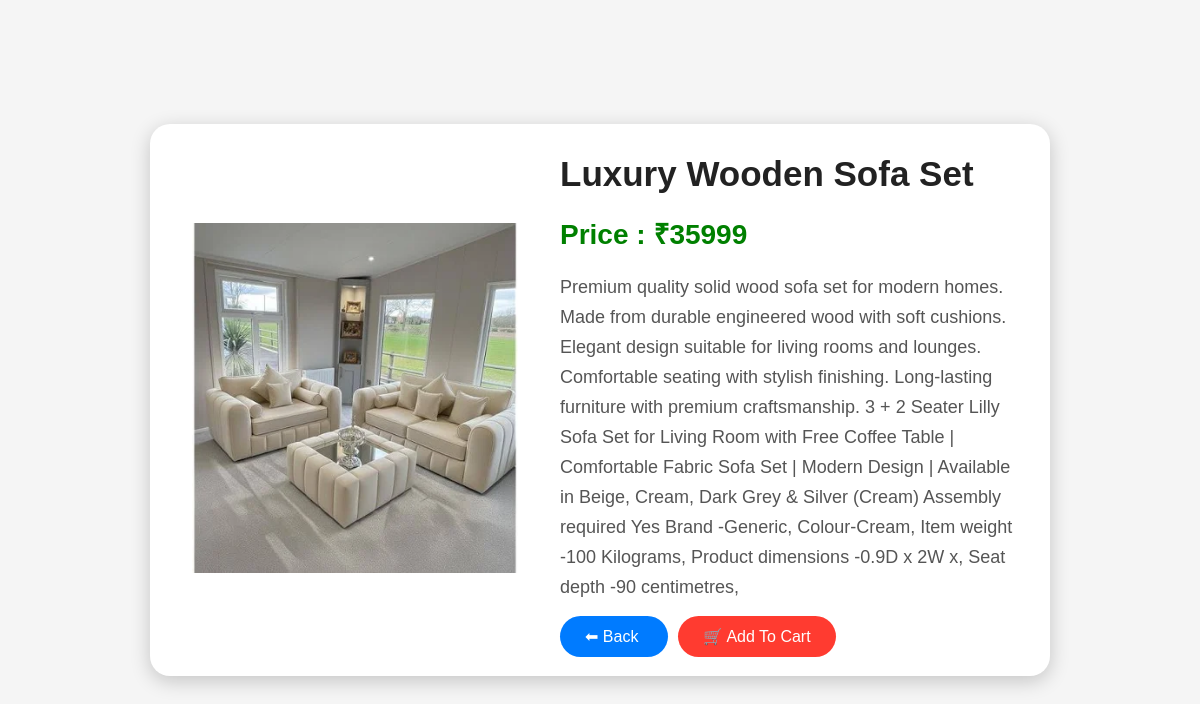
The page /product/9/ on the database its author committed.
### store/models.py (models this page shows, shortened)
class Product(models.Model):
    name = models.CharField(
        max_length=100
    )
    price = models.IntegerField()
    description = models.TextField()
    image = models.ImageField(
        upload_to='products/'
    )
    category = models.CharField(
        max_length=50,
        default="Furniture"
    )
    material = models.CharField(
        max_length=100,
        default="Wood"
    )
    dimensions = models.CharField(
        max_length=100,
        default="Standard Size"
    )

### store/views.py (the view)
# urls.py: path('product/<int:id>/', views.product_detail, name='product_detail'),
def product_detail(request,id):
    product=Product.objects.get(
        id=id
    )
    return render(
        request,
        'product_detail.html',
        {
            'product':product
        }
    )

### store/templates/product_detail.html (shortened to what this page needs)
<!DOCTYPE html>
<html>
<head>
</head>
<body>
<div class="container">
<div class="image-box">
<img src="{{product.image.url}}">
</div>
<div class="details">
<h1>
{{product.name}}
</h1>
<h2>
Price : ₹{{product.price}}
</h2>
<p>
{{product.description}}
</p>
<a href="/" class="btn back-btn">
⬅ Back
</a>
<a href="{% url 'add_to_cart' product.id %}" class="btn cart-btn">
🛒 Add To Cart
</a>
</div>
</div>
</body>
</html>

### store/templates/product_detail.html (style rules this page uses)
* { margin:0; padding:0; box-sizing:border-box; font-family:Arial,sans-serif; }
body { background:#f5f5f5; display:flex; justify-content:center; align-items:center; min-height:100vh; }
.container { background:white; width:900px; padding:30px; border-radius:20px; box-shadow:0 5px 20px rgba(0,0,0,.2); display:flex; gap:30px; align-items:center; }
.image-box img { width:350px; height:350px; object-fit:contain; }
.details { flex:1; }
h1 { font-size:35px; margin-bottom:20px; color:#222; }
h2 { color:green; font-size:28px; margin-bottom:20px; }
p { font-size:18px; line-height:30px; margin-bottom:25px; color:#555; }
.btn { border:none; padding:12px 25px; border-radius:30px; cursor:pointer; color:white; font-size:16px; text-decoration:none; margin-right:10px; }
.back-btn { background:#007bff; }
.cart-btn { background:#ff3b30; }

### rows shown on the page
Product: image (picture), name "Luxury Wooden Sofa Set", price "35999", description "Premium quality solid wood sofa set for modern homes. Made from durable engineered wood with soft cushions. Elegant design suitable for living rooms and lounges. Comfortable seating with stylish finishing. Long-lasting furniture with premium craftsmanship. 3 + 2 Seater Lilly Sofa Set for Living Room with Free Coffee Table | Comfortable Fabric Sofa Set | Modern Design | Available in Beige, Cream, Dark Grey & Silver (Cream) Assembly required Yes Brand -Generic, Colour-Cream, Item weight -100 Kilograms, Product dimensions -0.9D x 2W x, Seat depth -90 centimetres,"
